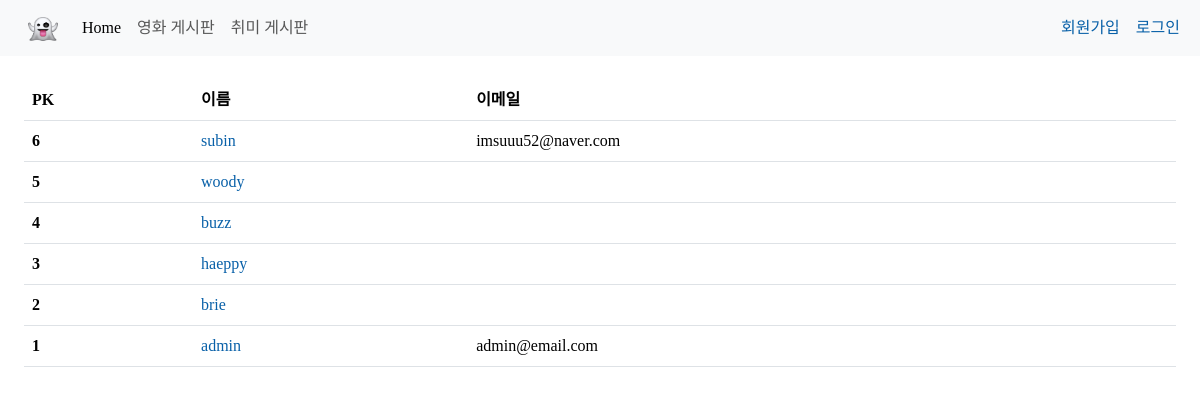
Screenshot of /accounts/index/ with the database file from the repository.
### accounts/models.py (models this page shows, shortened)
class User(AbstractUser):
    followings = models.ManyToManyField('self', symmetrical=False, related_name='followers')
    class Meta(AbstractUser.Meta):
        swappable = "AUTH_USER_MODEL"

### accounts/views.py (the view)
# urls.py: path('index/', views.index, name='index'),
def index(request):
    users = get_user_model().objects.order_by("-pk")
    context = {
        "users": users,
    }
    return render(request, "accounts/index.html", context)

### accounts/templates/accounts/index.html
{% extends 'base.html' %}
{% load django_bootstrap5 %}
{% block content %}
  <div class="p-4">
    <table class="table table-hover">
      <thead>
        <tr>
          <th scope="col">PK</th>
          <th scope="col">이름</th>
          <th scope="col">이메일</th>
        </tr>
      </thead>
      <tbody>
        {% for user in users %}
          <tr>
            <th scope="row" class="align-middle">{{ user.pk }}</td>
            <td class="align-middle">
              <a href="{% url 'accounts:detail' user.pk %}" class="text-decoration-none">{{ user.username }}</a>
            </td>
            <td class="align-middle">{{ user.email }}</td>
          </tr>
        {% endfor %}
      </tbody>
    </table>
  </div>
{% endblock content %}

### static/css/styles.css (style rules this page uses)
* { font-family: 'Pretendard-Regular'; }
a { text-decoration: none; color: rgb(8, 96, 168); }

### rows the page displays
User: pk "6", username "subin", email "imsuuu52@naver.com"
User: pk "5", username "woody"
User: pk "4", username "buzz"
User: pk "3", username "haeppy"
User: pk "2", username "brie"
User: pk "1", username "admin", email "admin@email.com"
